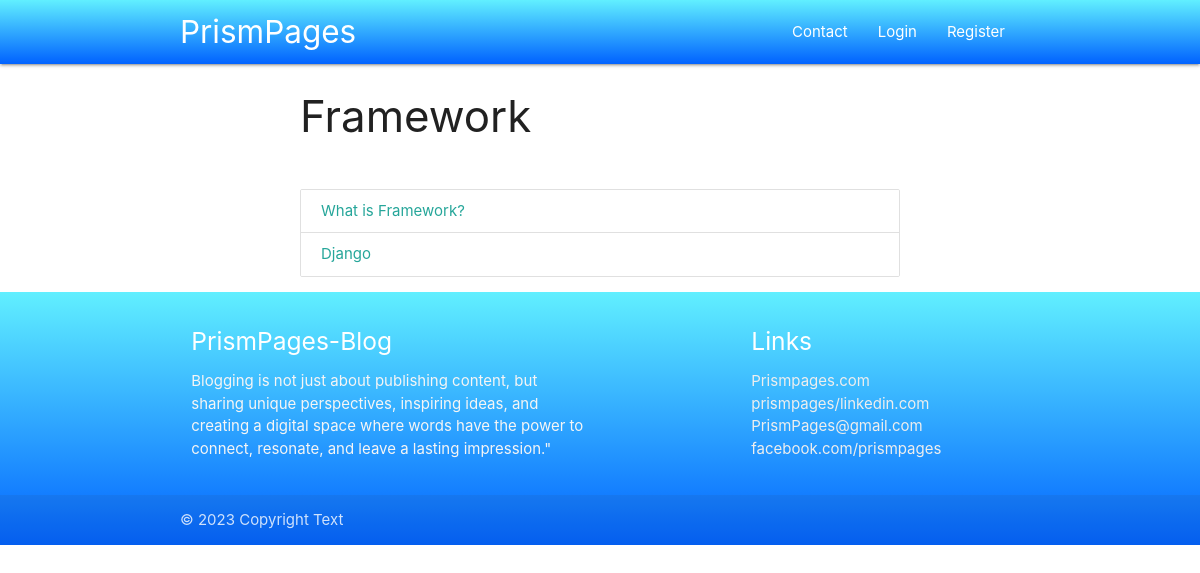
Screenshot of /category/fm with the database file from the repository.
### blogs/models.py (models this page shows, shortened)
class Category(models.Model):
    cat_id = models.AutoField(primary_key=True)
    title = models.CharField(max_length=100)
    description = models.TextField()
    url = models.CharField(max_length=100)
    image = models.ImageField(upload_to ='category/')
    add_date = models.DateTimeField(auto_now_add=True,null=True)

class Post(models.Model):
    post_id = models.AutoField(primary_key=True)
    title = models.CharField(max_length=100)
    content = models.TextField()
    url = models.CharField(max_length=100)
    cat = models.ForeignKey(to=Category,on_delete=models.CASCADE)
    image = models.ImageField(upload_to='post/')

### blogs/views.py (the view)
# urls.py: path('category/<slug:url>',category,name='cat')
def category(request,url):
    cat = Category.objects.get(url=url)
    posts = Post.objects.filter(cat=cat)
    return render(request,'category.html',{'cat':cat,'posts':posts})

### templates/category.html (shortened to what this page needs)
{%extends 'base.html'%}
{%block content%}
<div class="container-custom">
    <h3>{{cat.title}}</h3>
    <div class="img-container">
    </div>
    <div class="collection">
        {%for p in posts%}
        <a href="/blog/{{p.url}}" class="collection-item">{{p.title}}</a>
        {%empty%}
        <h3>No post in this category ....</h3>
        {%endfor%}
      </div>
</div>
{%endblock%}

### blogs/static/css/style.css (style rules this page uses)
.container-custom { width:50% !important; margin: auto; }

### rows the page displays
Category: title "Framework"
Post: title "What is Framework?"
Post: title "Django"
